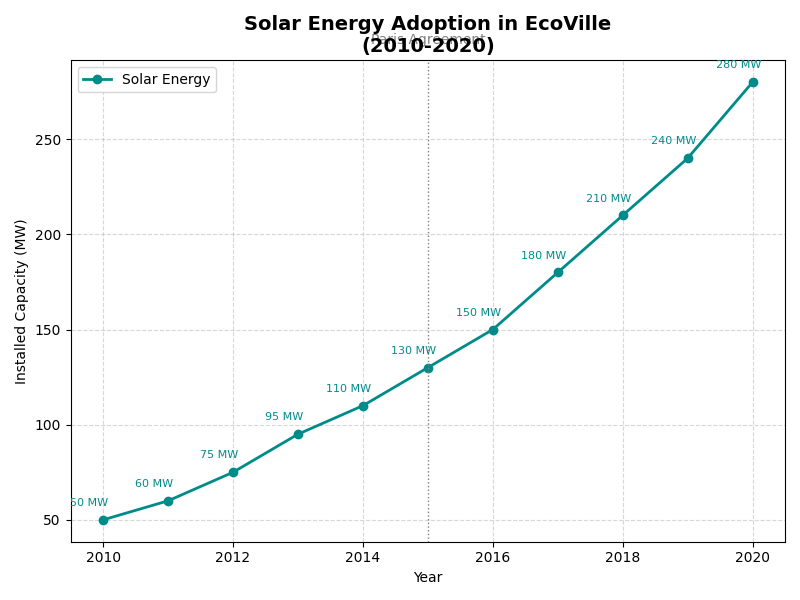

The script that drew this image:
import matplotlib.pyplot as plt
import numpy as np

# Data for Renewable Energy Adoption in EcoVille
years = np.arange(2010, 2021)
solar_capacity = np.array([50, 60, 75, 95, 110, 130, 150, 180, 210, 240, 280])

fig, ax1 = plt.subplots(figsize=(8, 6))

# Subplot for Solar Energy
ax1.plot(years, solar_capacity, marker='o', linestyle='-', color='darkcyan', label='Solar Energy', linewidth=2)

for i, (x, y) in enumerate(zip(years, solar_capacity)):
    ax1.annotate(f'{y} MW', (x, y), textcoords="offset points", xytext=(-10,10), ha='center', fontsize=8, color='darkcyan')

ax1.set_title('Solar Energy Adoption in EcoVille\n(2010-2020)', fontsize=14, fontweight='bold')
ax1.set_xlabel('Year', fontsize=10)
ax1.set_ylabel('Installed Capacity (MW)', fontsize=10)
ax1.legend(loc='upper left')
ax1.grid(True, linestyle='--', alpha=0.5)
ax1.axvline(x=2015, color='gray', linestyle=':', linewidth=1)
ax1.text(2015, max(solar_capacity) + 20, 'Paris Agreement', ha='center', color='gray')

plt.tight_layout()
plt.show()
